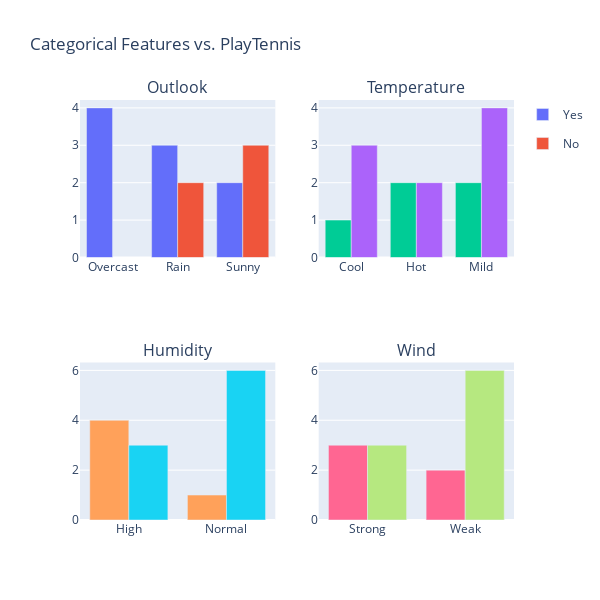

Write notebook code for a chart like this one.
### Code cell
import pandas as pd
import plotly.express as px
from plotly.subplots import make_subplots
import plotly.graph_objects as go
import math
from collections import Counter, defaultdict

# Dataset
dataset = [
    ['Sunny', 'Hot', 'High', 'Weak', 'No'],
    ['Sunny', 'Hot', 'High', 'Strong', 'No'],
    ['Overcast', 'Hot', 'High', 'Weak', 'Yes'],
    ['Rain', 'Mild', 'High', 'Weak', 'Yes'],
    ['Rain', 'Cool', 'Normal', 'Weak', 'Yes'],
    ['Rain', 'Cool', 'Normal', 'Strong', 'No'],
    ['Overcast', 'Cool', 'Normal', 'Strong', 'Yes'],
    ['Sunny', 'Mild', 'High', 'Weak', 'No'],
    ['Sunny', 'Cool', 'Normal', 'Weak', 'Yes'],
    ['Rain', 'Mild', 'Normal', 'Weak', 'Yes'],
    ['Sunny', 'Mild', 'Normal', 'Strong', 'Yes'],
    ['Overcast', 'Mild', 'High', 'Strong', 'Yes'],
    ['Overcast', 'Hot', 'Normal', 'Weak', 'Yes'],
    ['Rain', 'Mild', 'High', 'Strong', 'No']
]
labels = ['Outlook', 'Temperature', 'Humidity', 'Wind']


# Create DataFrame
df = pd.DataFrame(dataset, columns= labels + ['PlayTennis'])

# Determine rows and columns dynamically
num_plots = len(labels)
cols = math.ceil(math.sqrt(num_plots))
rows = math.ceil(num_plots / cols)

# Create subplot titles
subplot_titles = labels

# Create subplots
fig = make_subplots(rows=rows, cols=cols, subplot_titles=subplot_titles)

# Helper function to add bar plots
def add_bar(fig, feature, row, col):
    counts = df.groupby([feature, 'PlayTennis']).size().reset_index(name='Count')
    for outcome in counts['PlayTennis'].unique():
        subset = counts[counts['PlayTennis'] == outcome]
        fig.add_trace(
            go.Bar(
                x=subset[feature],
                y=subset['Count'],
                name=outcome,
                legendgroup=outcome,
                showlegend=(row == 1 and col == 1)
            ),
            row=row,
            col=col
        )

# Add all subplots dynamically
for idx, feature in enumerate(labels):
    row = (idx // cols) + 1
    col = (idx % cols) + 1
    add_bar(fig, feature, row, col)

# Layout
fig.update_layout(
    height=300 * rows,  # scale height with rows
    width=300 * cols,   # scale width with cols
    title_text="Categorical Features vs. PlayTennis",
    barmode='group'
)

# Show figure
fig.show()

### Figure 1 — Plotly figure (JSON) as saved in the notebook; plotly's stock layout.template omitted (floating-point values rounded to 4 significant figures)
{"data": [{"legendgroup": "Yes", "name": "Yes", "showlegend": true, "type": "bar", "x": ["Overcast", "Rain", "Sunny"], "xaxis": "x", "y": [4, 3, 2], "yaxis": "y"}, {"legendgroup": "No", "name": "No", "showlegend": true, "type": "bar", "x": ["Rain", "Sunny"], "xaxis": "x", "y": [2, 3], "yaxis": "y"}, {"legendgroup": "No", "name": "No", "showlegend": false, "type": "bar", "x": ["Cool", "Hot", "Mild"], "xaxis": "x2", "y": [1, 2, 2], "yaxis": "y2"}, {"legendgroup": "Yes", "name": "Yes", "showlegend": false, "type": "bar", "x": ["Cool", "Hot", "Mild"], "xaxis": "x2", "y": [3, 2, 4], "yaxis": "y2"}, {"legendgroup": "No", "name": "No", "showlegend": false, "type": "bar", "x": ["High", "Normal"], "xaxis": "x3", "y": [4, 1], "yaxis": "y3"}, {"legendgroup": "Yes", "name": "Yes", "showlegend": false, "type": "bar", "x": ["High", "Normal"], "xaxis": "x3", "y": [3, 6], "yaxis": "y3"}, {"legendgroup": "No", "name": "No", "showlegend": false, "type": "bar", "x": ["Strong", "Weak"], "xaxis": "x4", "y": [3, 2], "yaxis": "y4"}, {"legendgroup": "Yes", "name": "Yes", "showlegend": false, "type": "bar", "x": ["Strong", "Weak"], "xaxis": "x4", "y": [3, 6], "yaxis": "y4"}], "layout": {"annotations": [{"font": {"size": 16}, "showarrow": false, "text": "Outlook", "x": 0.225, "xanchor": "center", "xref": "paper", "y": 1, "yanchor": "bottom", "yref": "paper"}, {"font": {"size": 16}, "showarrow": false, "text": "Temperature", "x": 0.775, "xanchor": "center", "xref": "paper", "y": 1, "yanchor": "bottom", "yref": "paper"}, {"font": {"size": 16}, "showarrow": false, "text": "Humidity", "x": 0.225, "xanchor": "center", "xref": "paper", "y": 0.375, "yanchor": "bottom", "yref": "paper"}, {"font": {"size": 16}, "showarrow": false, "text": "Wind", "x": 0.775, "xanchor": "center", "xref": "paper", "y": 0.375, "yanchor": "bottom", "yref": "paper"}], "barmode": "group", "height": 600, "title": {"text": "Categorical Features vs. PlayTennis"}, "width": 600, "xaxis": {"anchor": "y", "domain": [0, 0.45]}, "xaxis2": {"anchor": "y2", "domain": [0.55, 1]}, "xaxis3": {"anchor": "y3", "domain": [0, 0.45]}, "xaxis4": {"anchor": "y4", "domain": [0.55, 1]}, "yaxis": {"anchor": "x", "domain": [0.625, 1]}, "yaxis2": {"anchor": "x2", "domain": [0.625, 1]}, "yaxis3": {"anchor": "x3", "domain": [0, 0.375]}, "yaxis4": {"anchor": "x4", "domain": [0, 0.375]}}}
